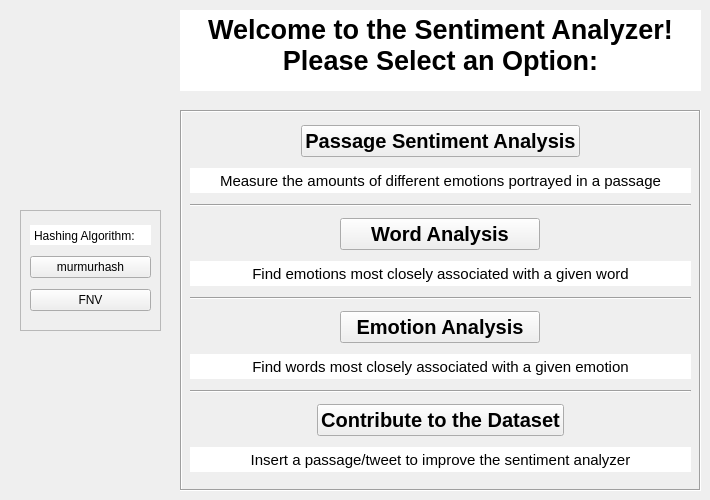
    <widget class="QWidget" name="main_menu">
     <widget class="QFrame" name="frame">
      <property name="enabled">
       <bool>true</bool>
      </property>
      <property name="geometry">
       <rect>
        <x>180</x>
        <y>110</y>
        <width>521</width>
        <height>381</height>
       </rect>
      </property>
      <property name="sizePolicy">
       <sizepolicy hsizetype="Preferred" vsizetype="Preferred">
        <horstretch>0</horstretch>
        <verstretch>0</verstretch>
       </sizepolicy>
      </property>
      <property name="frameShape">
       <enum>QFrame::Box</enum>
      </property>
      <property name="frameShadow">
       <enum>QFrame::Sunken</enum>
      </property>
      <property name="lineWidth">
       <number>1</number>
      </property>
      <widget class="QWidget" name="verticalLayoutWidget">
       <property name="geometry">
        <rect>
         <x>10</x>
         <y>10</y>
         <width>501</width>
         <height>359</height>
        </rect>
       </property>
       <layout class="QVBoxLayout" name="verticalLayout">
        <item alignment="Qt::AlignHCenter">
         <widget class="QPushButton" name="Snt_Anal_Btn">
          <property name="sizePolicy">
           <sizepolicy hsizetype="Fixed" vsizetype="Fixed">
            <horstretch>0</horstretch>
            <verstretch>0</verstretch>
           </sizepolicy>
          </property>
          <property name="minimumSize">
           <size>
            <width>134</width>
            <height>0</height>
           </size>
          </property>
          <property name="font">
           <font>
            <pointsize>15</pointsize>
            <bold>true</bold>
           </font>
          </property>
          <property name="text">
           <string>Passage Sentiment Analysis</string>
          </property>
         </widget>
        </item>
        <item>
         <widget class="QTextEdit" name="textEdit_2">
          <property name="sizePolicy">
           <sizepolicy hsizetype="Expanding" vsizetype="Fixed">
            <horstretch>0</horstretch>
            <verstretch>0</verstretch>
           </sizepolicy>
          </property>
          <property name="maximumSize">
           <size>
            <width>16777215</width>
            <height>25</height>
           </size>
          </property>
          <property name="focusPolicy">
           <enum>Qt::StrongFocus</enum>
          </property>
          <property name="autoFillBackground">
           <bool>false</bool>
          </property>
          <property name="frameShape">
           <enum>QFrame::NoFrame</enum>
          </property>
          <property name="verticalScrollBarPolicy">
           <enum>Qt::ScrollBarAlwaysOff</enum>
          </property>
          <property name="sizeAdjustPolicy">
           <enum>QAbstractScrollArea::AdjustIgnored</enum>
          </property>
          <property name="readOnly">
           <bool>true</bool>
          </property>
          <property name="html">
           <string>&lt;!DOCTYPE HTML PUBLIC &quot;-//W3C//DTD HTML 4.0//EN&quot; &quot;http://www.w3.org/TR/REC-html40/strict.dtd&quot;&gt;
&lt;html&gt;&lt;head&gt;&lt;meta name=&quot;qrichtext&quot; content=&quot;1&quot; /&gt;&lt;meta charset=&quot;utf-8&quot; /&gt;&lt;style type=&quot;text/css&quot;&gt;
p, li { white-space: pre-wrap; }
hr { height: 1px; border-width: 0; }
li.unchecked::marker { content: &quot;\2610&quot;; }
li.checked::marker { content: &quot;\2612&quot;; }
&lt;/style&gt;&lt;/head&gt;&lt;body style=&quot; font-family:'Segoe UI'; font-size:9pt; font-weight:400; font-style:normal;&quot;&gt;
&lt;p align=&quot;center&quot; style=&quot; margin-top:0px; margin-bottom:0px; margin-left:0px; margin-right:0px; -qt-block-indent:0; text-indent:0px;&quot;&gt;&lt;span style=&quot; font-size:11pt;&quot;&gt;Measure the amounts of different emotions portrayed in a passage&lt;/span&gt;&lt;/p&gt;
&lt;p align=&quot;center&quot; style=&quot;-qt-paragraph-type:empty; margin-top:0px; margin-bottom:0px; margin-left:0px; margin-right:0px; -qt-block-indent:0; text-indent:0px; font-size:11pt;&quot;&gt;&lt;br /&gt;&lt;/p&gt;&lt;/body&gt;&lt;/html&gt;</string>
          </property>
         </widget>
        </item>
        <item>
         <widget class="Line" name="line">
          <property name="orientation">
           <enum>Qt::Horizontal</enum>
          </property>
         </widget>
        </item>
        <item alignment="Qt::AlignHCenter">
         <widget class="QPushButton" name="Wrd_Anal_Btn">
          <property name="sizePolicy">
           <sizepolicy hsizetype="Fixed" vsizetype="Fixed">
            <horstretch>0</horstretch>
            <verstretch>0</verstretch>
           </sizepolicy>
          </property>
          <property name="minimumSize">
           <size>
            <width>200</width>
            <height>0</height>
           </size>
          </property>
          <property name="font">
           <font>
            <pointsize>15</pointsize>
            <bold>true</bold>
           </font>
          </property>
          <property name="text">
           <string>Word Analysis</string>
          </property>
         </widget>
        </item>
        <item>
         <widget class="QTextEdit" name="textEdit_3">
          <property name="maximumSize">
           <size>
            <width>16777215</width>
            <height>25</height>
           </size>
          </property>
          <property name="frameShape">
           <enum>QFrame::NoFrame</enum>
          </property>
          <property name="verticalScrollBarPolicy">
           <enum>Qt::ScrollBarAlwaysOff</enum>
          </property>
          <property name="readOnly">
           <bool>true</bool>
          </property>
          <property name="html">
           <string>&lt;!DOCTYPE HTML PUBLIC &quot;-//W3C//DTD HTML 4.0//EN&quot; &quot;http://www.w3.org/TR/REC-html40/strict.dtd&quot;&gt;
&lt;html&gt;&lt;head&gt;&lt;meta name=&quot;qrichtext&quot; content=&quot;1&quot; /&gt;&lt;meta charset=&quot;utf-8&quot; /&gt;&lt;style type=&quot;text/css&quot;&gt;
p, li { white-space: pre-wrap; }
hr { height: 1px; border-width: 0; }
li.unchecked::marker { content: &quot;\2610&quot;; }
li.checked::marker { content: &quot;\2612&quot;; }
&lt;/style&gt;&lt;/head&gt;&lt;body style=&quot; font-family:'Segoe UI'; font-size:9pt; font-weight:400; font-style:normal;&quot;&gt;
&lt;p align=&quot;center&quot; style=&quot; margin-top:0px; margin-bottom:0px; margin-left:0px; margin-right:0px; -qt-block-indent:0; text-indent:0px;&quot;&gt;&lt;span style=&quot; font-size:11pt;&quot;&gt;Find emotions most closely associated with a given word&lt;/span&gt;&lt;/p&gt;
&lt;p align=&quot;center&quot; style=&quot;-qt-paragraph-type:empty; margin-top:0px; margin-bottom:0px; margin-left:0px; margin-right:0px; -qt-block-indent:0; text-indent:0px; font-size:11pt;&quot;&gt;&lt;br /&gt;&lt;/p&gt;&lt;/body&gt;&lt;/html&gt;</string>
          </property>
         </widget>
        </item>
        <item>
         <widget class="Line" name="line_3">
          <property name="orientation">
           <enum>Qt::Horizontal</enum>
          </property>
         </widget>
        </item>
        <item alignment="Qt::AlignHCenter">
         <widget class="QPushButton" name="Emo_Anl_Btn">
          <property name="sizePolicy">
           <sizepolicy hsizetype="Fixed" vsizetype="Fixed">
            <horstretch>0</horstretch>
            <verstretch>0</verstretch>
           </sizepolicy>
          </property>
          <property name="minimumSize">
           <size>
            <width>200</width>
            <height>0</height>
           </size>
          </property>
          <property name="font">
           <font>
            <pointsize>15</pointsize>
            <bold>true</bold>
           </font>
          </property>
          <property name="text">
           <string>Emotion Analysis</string>
          </property>
         </widget>
        </item>
        <item>
         <widget class="QTextEdit" name="textEdit_5">
          <property name="maximumSize">
           <size>
            <width>16777215</width>
            <height>25</height>
           </size>
          </property>
          <property name="frameShape">
           <enum>QFrame::NoFrame</enum>
          </property>
          <property name="verticalScrollBarPolicy">
           <enum>Qt::ScrollBarAlwaysOff</enum>
          </property>
          <property name="readOnly">
           <bool>true</bool>
          </property>
          <property name="html">
           <string>&lt;!DOCTYPE HTML PUBLIC &quot;-//W3C//DTD HTML 4.0//EN&quot; &quot;http://www.w3.org/TR/REC-html40/strict.dtd&quot;&gt;
&lt;html&gt;&lt;head&gt;&lt;meta name=&quot;qrichtext&quot; content=&quot;1&quot; /&gt;&lt;meta charset=&quot;utf-8&quot; /&gt;&lt;style type=&quot;text/css&quot;&gt;
p, li { white-space: pre-wrap; }
hr { height: 1px; border-width: 0; }
li.unchecked::marker { content: &quot;\2610&quot;; }
li.checked::marker { content: &quot;\2612&quot;; }
&lt;/style&gt;&lt;/head&gt;&lt;body style=&quot; font-family:'Segoe UI'; font-size:9pt; font-weight:400; font-style:normal;&quot;&gt;
&lt;p align=&quot;center&quot; style=&quot; margin-top:0px; margin-bottom:0px; margin-left:0px; margin-right:0px; -qt-block-indent:0; text-indent:0px;&quot;&gt;&lt;span style=&quot; font-size:11pt;&quot;&gt;Find words most closely associated with a given emotion&lt;/span&gt;&lt;/p&gt;&lt;/body&gt;&lt;/html&gt;</string>
          </property>
         </widget>
        </item>
        <item>
         <widget class="Line" name="line_4">
          <property name="orientation">
           <enum>Qt::Horizontal</enum>
          </property>
         </widget>
        </item>
        <item alignment="Qt::AlignHCenter">
         <widget class="QPushButton" name="contribute_Btn">
          <property name="sizePolicy">
           <sizepolicy hsizetype="Fixed" vsizetype="Fixed">
            <horstretch>0</horstretch>
            <verstretch>0</verstretch>
           </sizepolicy>
          </property>
          <property name="minimumSize">
           <size>
            <width>200</width>
            <height>0</height>
           </size>
          </property>
          <property name="font">
           <font>
            <pointsize>15</pointsize>
            <bold>true</bold>
           </font>
          </property>
          <property name="text">
           <string>Contribute to the Dataset</string>
          </property>
          <property name="iconSize">
           <size>
            <width>12</width>
            <height>12</height>
           </size>
          </property>
         </widget>
        </item>
        <item>
         <widget class="QTextEdit" name="textEdit_6">
          <property name="maximumSize">
           <size>
            <width>16777215</width>
            <height>25</height>
           </size>
          </property>
          <property name="frameShape">
           <enum>QFrame::NoFrame</enum>
          </property>
          <property name="verticalScrollBarPolicy">
           <enum>Qt::ScrollBarAlwaysOff</enum>
          </property>
          <property name="tabChangesFocus">
           <bool>false</bool>
          </property>
          <property name="readOnly">
           <bool>true</bool>
          </property>
          <property name="html">
           <string>&lt;!DOCTYPE HTML PUBLIC &quot;-//W3C//DTD HTML 4.0//EN&quot; &quot;http://www.w3.org/TR/REC-html40/strict.dtd&quot;&gt;
&lt;html&gt;&lt;head&gt;&lt;meta name=&quot;qrichtext&quot; content=&quot;1&quot; /&gt;&lt;meta charset=&quot;utf-8&quot; /&gt;&lt;style type=&quot;text/css&quot;&gt;
p, li { white-space: pre-wrap; }
hr { height: 1px; border-width: 0; }
li.unchecked::marker { content: &quot;\2610&quot;; }
li.checked::marker { content: &quot;\2612&quot;; }
&lt;/style&gt;&lt;/head&gt;&lt;body style=&quot; font-family:'Segoe UI'; font-size:9pt; font-weight:400; font-style:normal;&quot;&gt;
&lt;p align=&quot;center&quot; style=&quot; margin-top:0px; margin-bottom:0px; margin-left:0px; margin-right:0px; -qt-block-indent:0; text-indent:0px;&quot;&gt;&lt;span style=&quot; font-size:11pt;&quot;&gt;Insert a passage/tweet to improve the sentiment analyzer&lt;/span&gt;&lt;/p&gt;&lt;/body&gt;&lt;/html&gt;</string>
          </property>
         </widget>
        </item>
       </layout>
      </widget>
     </widget>
     <widget class="QFrame" name="frame_2">
      <property name="geometry">
       <rect>
        <x>20</x>
        <y>210</y>
        <width>141</width>
        <height>121</height>
       </rect>
      </property>
      <property name="frameShape">
       <enum>QFrame::StyledPanel</enum>
      </property>
      <property name="frameShadow">
       <enum>QFrame::Raised</enum>
      </property>
      <widget class="QWidget" name="verticalLayoutWidget_2">
       <property name="geometry">
        <rect>
         <x>10</x>
         <y>10</y>
         <width>121</width>
         <height>97</height>
        </rect>
       </property>
       <layout class="QVBoxLayout" name="verticalLayout_2">
        <item>
         <widget class="QTextEdit" name="textEdit_7">
          <property name="maximumSize">
           <size>
            <width>16777215</width>
            <height>20</height>
           </size>
          </property>
          <property name="frameShape">
           <enum>QFrame::NoFrame</enum>
          </property>
          <property name="verticalScrollBarPolicy">
           <enum>Qt::ScrollBarAlwaysOff</enum>
          </property>
          <property name="html">
           <string>&lt;!DOCTYPE HTML PUBLIC &quot;-//W3C//DTD HTML 4.0//EN&quot; &quot;http://www.w3.org/TR/REC-html40/strict.dtd&quot;&gt;
&lt;html&gt;&lt;head&gt;&lt;meta name=&quot;qrichtext&quot; content=&quot;1&quot; /&gt;&lt;meta charset=&quot;utf-8&quot; /&gt;&lt;style type=&quot;text/css&quot;&gt;
p, li { white-space: pre-wrap; }
hr { height: 1px; border-width: 0; }
li.unchecked::marker { content: &quot;\2610&quot;; }
li.checked::marker { content: &quot;\2612&quot;; }
&lt;/style&gt;&lt;/head&gt;&lt;body style=&quot; font-family:'Segoe UI'; font-size:9pt; font-weight:400; font-style:normal;&quot;&gt;
&lt;p style=&quot; margin-top:0px; margin-bottom:0px; margin-left:0px; margin-right:0px; -qt-block-indent:0; text-indent:0px;&quot;&gt;Hashing Algorithm:&lt;/p&gt;
&lt;p style=&quot;-qt-paragraph-type:empty; margin-top:0px; margin-bottom:0px; margin-left:0px; margin-right:0px; -qt-block-indent:0; text-indent:0px;&quot;&gt;&lt;br /&gt;&lt;/p&gt;&lt;/body&gt;&lt;/html&gt;</string>
          </property>
         </widget>
        </item>
        <item>
         <widget class="QPushButton" name="murmur_btn">
          <property name="text">
           <string>murmurhash</string>
          </property>
         </widget>
        </item>
        <item>
         <widget class="QPushButton" name="fnv_btn">
          <property name="text">
           <string>FNV</string>
          </property>
         </widget>
        </item>
       </layout>
      </widget>
     </widget>
     <widget class="QTextEdit" name="textEdit">
      <property name="geometry">
       <rect>
        <x>180</x>
        <y>10</y>
        <width>521</width>
        <height>81</height>
       </rect>
      </property>
      <property name="autoFillBackground">
       <bool>false</bool>
      </property>
      <property name="frameShape">
       <enum>QFrame::NoFrame</enum>
      </property>
      <property name="frameShadow">
       <enum>QFrame::Sunken</enum>
      </property>
      <property name="verticalScrollBarPolicy">
       <enum>Qt::ScrollBarAlwaysOff</enum>
      </property>
      <property name="readOnly">
       <bool>true</bool>
      </property>
      <property name="html">
       <string>&lt;!DOCTYPE HTML PUBLIC &quot;-//W3C//DTD HTML 4.0//EN&quot; &quot;http://www.w3.org/TR/REC-html40/strict.dtd&quot;&gt;
&lt;html&gt;&lt;head&gt;&lt;meta name=&quot;qrichtext&quot; content=&quot;1&quot; /&gt;&lt;meta charset=&quot;utf-8&quot; /&gt;&lt;style type=&quot;text/css&quot;&gt;
p, li { white-space: pre-wrap; }
hr { height: 1px; border-width: 0; }
li.unchecked::marker { content: &quot;\2610&quot;; }
li.checked::marker { content: &quot;\2612&quot;; }
&lt;/style&gt;&lt;/head&gt;&lt;body style=&quot; font-family:'Segoe UI'; font-size:9pt; font-weight:400; font-style:normal;&quot;&gt;
&lt;p align=&quot;center&quot; style=&quot; margin-top:0px; margin-bottom:0px; margin-left:0px; margin-right:0px; -qt-block-indent:0; text-indent:0px;&quot;&gt;&lt;span style=&quot; font-size:20pt; font-weight:700;&quot;&gt;Welcome to the Sentiment Analyzer!&lt;/span&gt;&lt;/p&gt;
&lt;p align=&quot;center&quot; style=&quot; margin-top:0px; margin-bottom:0px; margin-left:0px; margin-right:0px; -qt-block-indent:0; text-indent:0px;&quot;&gt;&lt;span style=&quot; font-size:20pt; font-weight:700;&quot;&gt;Please Select an Option:&lt;/span&gt;&lt;/p&gt;&lt;/body&gt;&lt;/html&gt;</string>
      </property>
     </widget>
    </widget>
